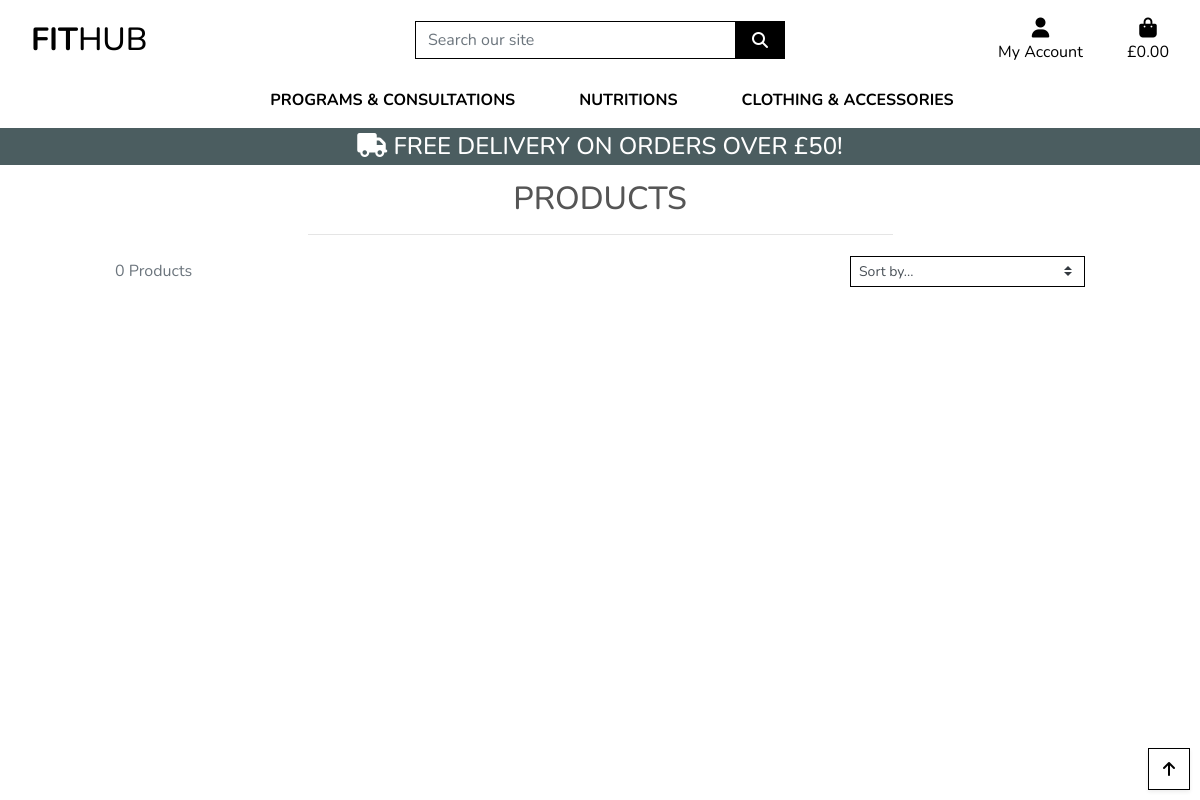
Page /products/?category=protein on the earlier database version.
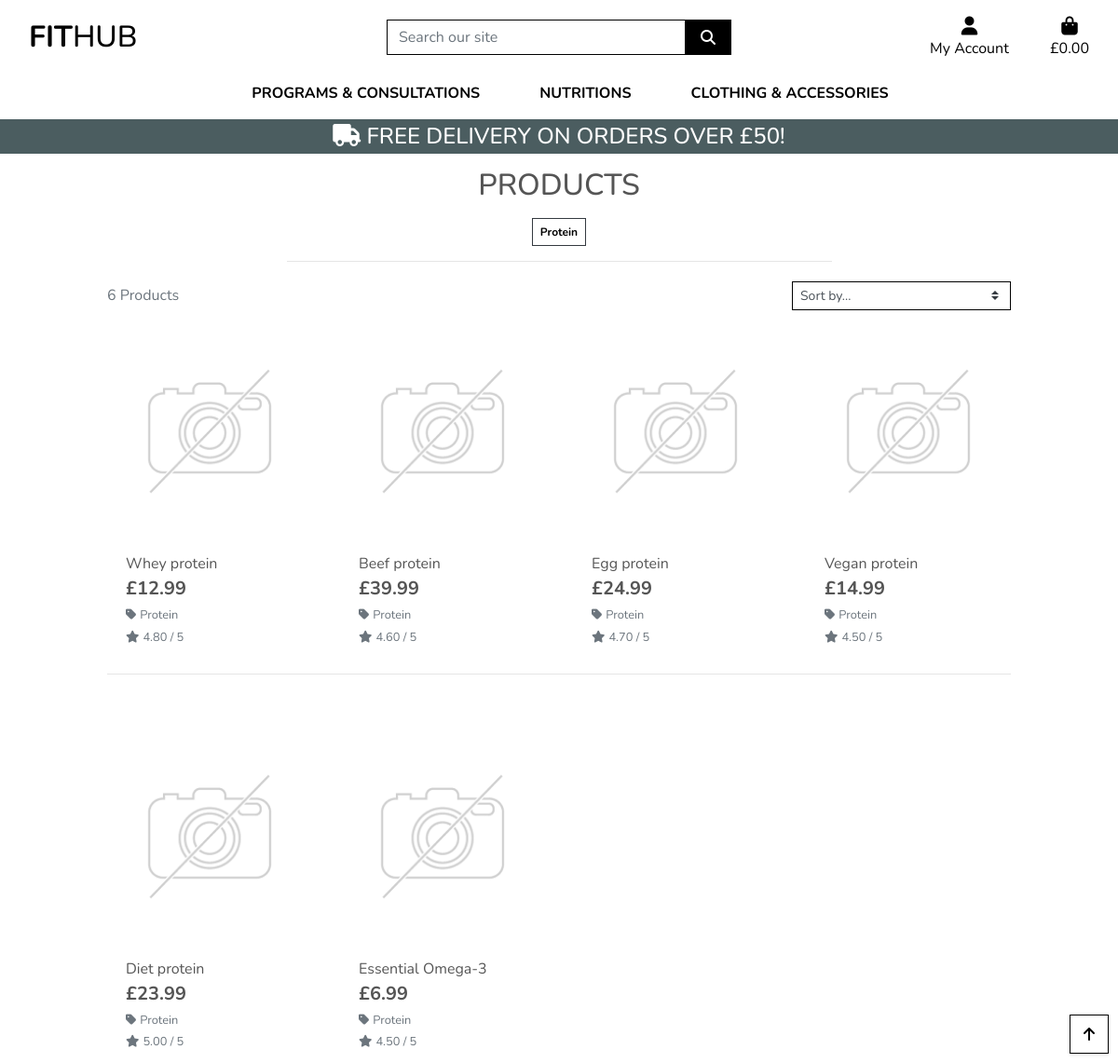
Same page on the later database version.
### products/models.py (models this page shows, shortened)
class Category(models.Model):
    class Meta:
        verbose_name_plural = 'Categories'
    name = models.CharField(max_length=254)
    friendly_name = models.CharField(max_length=254, null=True, blank=True)

class Product(models.Model):
    category = models.ForeignKey('Category', null=True, blank=True, on_delete=models.SET_NULL)
    sku = models.CharField(max_length=254, null=True, blank=True)
    name = models.CharField(max_length=254)
    description = models.TextField()
    has_sizes = models.BooleanField(default=False, null=True, blank=True)
    price = models.DecimalField(max_digits=6, decimal_places=2)
    rating = models.DecimalField(max_digits=6, decimal_places=2, null=True, blank=True)
    image_url = models.URLField(max_length=1024, null=True, blank=True)
    image = models.ImageField(null=True, blank=True)

### products/views.py (the view, shortened to what this page needs)
# urls.py: path('', views.all_products, name='products'),
def all_products(request):
    products = Product.objects.all()
    query = None
    categories = None
    sort = None
    direction = None
    if request.GET:
        if 'category' in request.GET:
            categories = request.GET['category'].split(',')
            products = products.filter(category__name__in=categories)
            categories = Category.objects.filter(name__in=categories)
    current_sorting = f'{sort}_{direction}'
    context = {
        'products': products,
        'search_term': query,
        'current_categories': categories,
        'current_sorting': current_sorting,
    }
    return render(request, 'products/products.html', context)

### bag/contexts.py (called while the page is built, shortened)
def bag_contents(request):
    bag_items = []
    total = 0
    product_count = 0
    bag = request.session.get('bag', {})
    if total < settings.FREE_DELIVERY_THRESHOLD:
        delivery = total * Decimal(settings.STANDARD_DELIVERY_PERCENTAGE / 100)
        free_delivery_delta = settings.FREE_DELIVERY_THRESHOLD - total
    else:
        delivery = 0
        free_delivery_delta = 0
    grand_total = delivery + total
    context = {
        'bag_items': bag_items,
        'total': total,
        'product_count': product_count,
        'delivery': delivery,
        'free_delivery_delta': free_delivery_delta,
        'free_delivery_threshold': settings.FREE_DELIVERY_THRESHOLD,
        'grand_total': grand_total,
    }
    return context

### products/templates/products/products.html (shortened to what this page needs)
{% extends "base.html" %}
{% load static %}
{% block page_header %}
    <div class="container header-container">
    </div>
{% endblock %}
{% block content %}
    <div class="overlay"></div>
    <div class="container-fluid">
        <div class="row">
            <div class="col text-center mt-3">
                <h2 class="logo-font">Products</h2>
                {% for c in current_categories %}
                    <a class="category-badge text-decoration-none" href="{% url 'products' %}?category={{ c.name }}">
                        <span class="p-2 mt-2 badge badge-white text-black rounded-0 border border-dark">{{ c.friendly_name }}</span>
                    </a>
                {% endfor %}
                <hr class="w-50 mb-1">
            </div>
        </div>
        <div class="row">
            <div class="product-container col-10 offset-1">
                <div class="row mt-1 mb-2">
                    <div class="col-12 col-md-6 my-auto order-md-last d-flex justify-content-center justify-content-md-end">
                        <div class="sort-select-wrapper w-50">
                            <select id="sort-selector" class="custom-select custom-select-sm rounded-0 border border-{% if current_sorting != 'None_None' %}info{% else %}black{% endif %}">
                                <option value="reset" {% if current_sorting == 'None_None' %}selected{% endif %}>Sort by...</option>
                            </select>
                        </div>
                    </div>
                    <div class="col-12 col-md-6 order-md-first">
                        <p class="text-muted mt-3 text-center text-md-left">
                            {{ products|length }} Products{% if search_term %} found for <strong>"{{ search_term }}"</strong>{% endif %}
                        </p>
                    </div>
                </div>
                <div class="row">
                    {% for product in products %}
                        <div class="col-sm-6 col-md-6 col-lg-4 col-xl-3">
                            <div class="card h-100 border-0">
                                {% if product.image %}
                                <a href="{% url 'product_detail' product.id %}">
                                    <img class="card-img-top img-fluid" src="{{ product.image.url }}" alt="{{ product.name }}">
                                </a>
                                {% else %}
                                <a href="{% url 'product_detail' product.id %}">
                                    <img class="card-img-top img-fluid" src="{{ MEDIA_URL }}noimage.png" alt="{{ product.name }}">
                                </a>
                                {% endif %}
                                <div class="card-body pb-0">
                                    <p class="mb-0">{{ product.name }}</p>
                                </div>
                                <div class="card-footer bg-white pt-0 border-0 text-left">
                                    <div class="row">
                                        <div class="col">
                                            <p class="lead mb-0 text-left font-weight-bold">£{{ product.price }}</p>
                                            {% if product.category %}
                                            <p class="small mt-1 mb-0">
                                                <a class="text-muted" href="{% url 'products' %}?category={{ product.category.name }}">
                                                    <i class="fas fa-tag mr-1"></i>{{ product.category.friendly_name }}
                                                </a>
                                            </p>
                                            {% endif %}
                                            {% if product.rating %}
                                                <small class="text-muted"><i class="fas fa-star mr-1"></i>{{ product.rating }} / 5</small>
                                            {% else %}
                                                <small class="text-muted">No Rating</small>
                                            {% endif %}
                                        </div>
                                    </div>
                                </div>
                            </div>
                        </div>
                        {% if forloop.counter|divisibleby:4 %}
                            <div class="col-12 d-none d-xl-block mb-5">
                                <hr>
                            </div>
                        {% endif %}
                    {% endfor %}
                </div>
            </div>
        </div>
    </div>
    <div class="btt-button shadow-sm rounded-0 border border-black">
        <a class="btt-link d-flex h-100">
            <i class="fas fa-arrow-up text-black mx-auto my-auto"></i>
        </a>
    </div>
{% endblock %}

### templates/base.html (shortened to what this page needs)
{% load static %}
<!doctype html>
<html lang="en">
  <head>
    {% block corecss %}
    <link rel="stylesheet" href="https://stackpath.bootstrapcdn.com/bootstrap/4.4.1/css/bootstrap.min.css">
    <link rel="stylesheet" href="{% static 'css/base.css' %}">
    {% endblock %}
  </head>
  <body>
    <header class="container-fluid fixed-top">
        <div id="topnav" class="row bg-white pt-lg-2 d-none d-lg-flex">
            <div class="col-12 col-lg-4 my-auto py-1 py-lg-0 text-center text-lg-left">
                <a href="{% url 'home' %}" class="nav-link main-logo-link">
                    <h2 class="logo-font text-black my-0"><strong>Fit</strong>Hub</h2>
                </a>
            </div>
            <div class="col-12 col-lg-4 my-auto py-1 py-lg-0">
                <form method="GET" action="{% url 'products' %}">
                    <div class="input-group w-100">
                        <input class="form-control border border-black rounded-0" type="text" name="q" placeholder="Search our site">
                        <div class="input-group-append">
                            <button class="form-control btn btn-black border border-black rounded-0" type="submit">
                                <span class="icon">
                                    <i class="fas fa-search"></i>
                                </span>
                            </button>
                        </div>
                    </div>
                </form>
            </div>
            <div class="col-12 col-lg-4 my-auto py-1 py-lg-0">
                <ul class="list-inline list-unstyled text-center text-lg-right my-0">
                    <li class="list-inline-item dropdown">
                        <a class="text-black nav-link" href="#" id="user-options" data-toggle="dropdown" aria-haspopup="true" aria-expanded="false">
                            <div class="text-center">
                                <div><i class="fas fa-user fa-lg"></i></div>
                                <p class="my-0">My Account</p>
                            </div>
                        </a>
                    </li>
                    <li class="list-inline-item">
                        <a class="{% if grand_total %}text-info font-weight-bold{% else %}text-black{% endif %} nav-link" href="{% url 'view_bag' %}">
                            <div class="text-center">
                                <div><i class="fas fa-shopping-bag fa-lg"></i></div>
                                <p class="my-0">
                                    {% if grand_total %}
                                        £{{ grand_total|floatformat:2 }}
                                    {% else %}
                                        £0.00
                                    {% endif %}
                                </p>
                            </div>
                        </a>
                    </li>
                </ul>
            </div>
        </div>
        <div class="row bg-white">
            <nav class="navbar navbar-expand-lg navbar-light w-100">
                {% include 'includes/main-nav.html' %}
            </nav>
        </div>
        <div id="delivery-banner" class="row text-center delivery-banner">
            <div class="col text-white">
                <h4 class="logo-font my-1"><i class="fas fa-truck"></i> Free delivery on orders over £{{ free_delivery_threshold }}!</h4>
            </div>
        </div>
    </header>
    {% block page_header %}
    {% endblock %}
    {% block content %}
    {% endblock %}
  </body>
</html>

### templates/includes/main-nav.html (shortened to what this page needs)
<div class="collapse navbar-collapse" id="main-nav">
    <ul class="navbar-nav w-auto mx-auto">
        <li class="nav-item dropdown">
            <a class="logo-font font-weight-bold nav-link text-black mr-5" href="#" id="programs-link" aria-haspopup="true" aria-expanded="false">
                Programs &amp; Consultations
            </a>
        </li>
        <li class="nav-item dropdown">
            <a class="logo-font font-weight-bold nav-link text-black mr-5" href="#" id="nutritions-link" data-toggle="dropdown" aria-haspopup="true" aria-expanded="false">
                Nutritions
            </a>
        </li>
        <li class="nav-item dropdown">
            <a class="logo-font font-weight-bold nav-link text-black" href="#" id="clothing-link" data-toggle="dropdown" aria-haspopup="true" aria-expanded="false">
                Clothing &amp; Accessories
            </a>
        </li>
    </ul>
</div>

### static/css/base.css (style rules this page uses)
html { height: 100%; }
body { background: url('/media/home_page_background.jpg') no-repeat center center fixed; background-size: cover; height: calc(100vh - 164px); color: #555; font-family: 'Nunito', sans-serif; }
.icon { align-items: center; display: inline-flex; justify-content: center; height: 1.5rem; width: 1.5rem; }
.logo-font { text-transform: uppercase; }
.main-logo-link { width: fit-content; }
.btn-black { background: black; color: white; }
.text-black { color: #000 !important; }
.border-black { border: 1px solid black !important; }
.overlay { height: 100%; width: 100%; top: 0; left: 0; position: fixed; background: white; z-index: -1; }
.btt-button { height: 42px; width: 42px; position: fixed; bottom: 10px; right: 10px; }
.btt-link, .update-link, .remove-item { cursor: pointer; }
.delivery-banner { background-color:rgba(30, 53, 57, 0.8); }
@media (min-width: 1200px) { .container { max-width: 80%; } }
@media (min-width: 992px) { .header-container { padding-top: 164px; } }

Differences in the rows shown:
added Category: friendly_name "Protein"
added Product: image (placeholder picture), name "Whey protein", price "12.99", category.friendly_name "Protein", rating "4.80"
added Product: image (placeholder picture), name "Beef protein", price "39.99", category.friendly_name "Protein", rating "4.60"
added Product: image (placeholder picture), name "Egg protein", price "24.99", category.friendly_name "Protein", rating "4.70"
added Product: image (placeholder picture), name "Vegan protein", price "14.99", category.friendly_name "Protein", rating "4.50"
added Product: image (placeholder picture), name "Diet protein", price "23.99", category.friendly_name "Protein", rating "5.00"
added Product: image (placeholder picture), name "Essential Omega-3", price "6.99", category.friendly_name "Protein", rating "4.50"
Other differences:
{{ products|length }}: "0" → "6"
